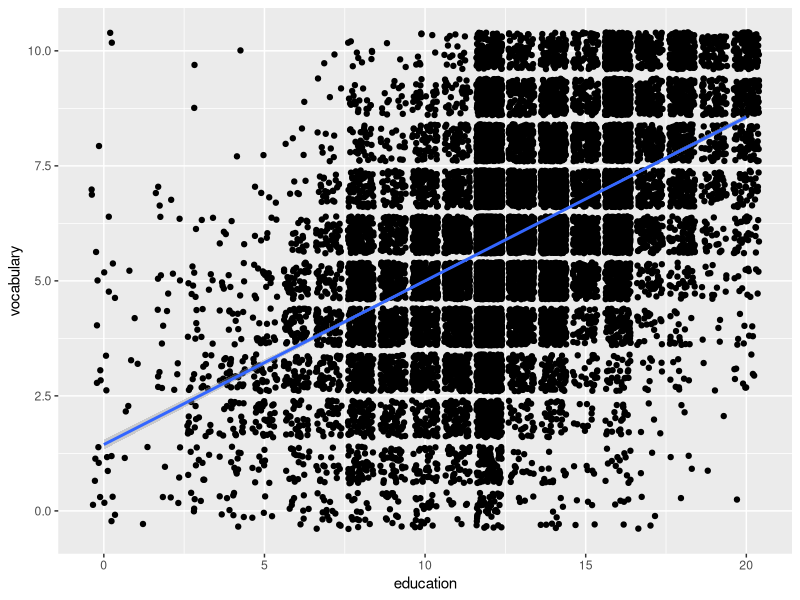
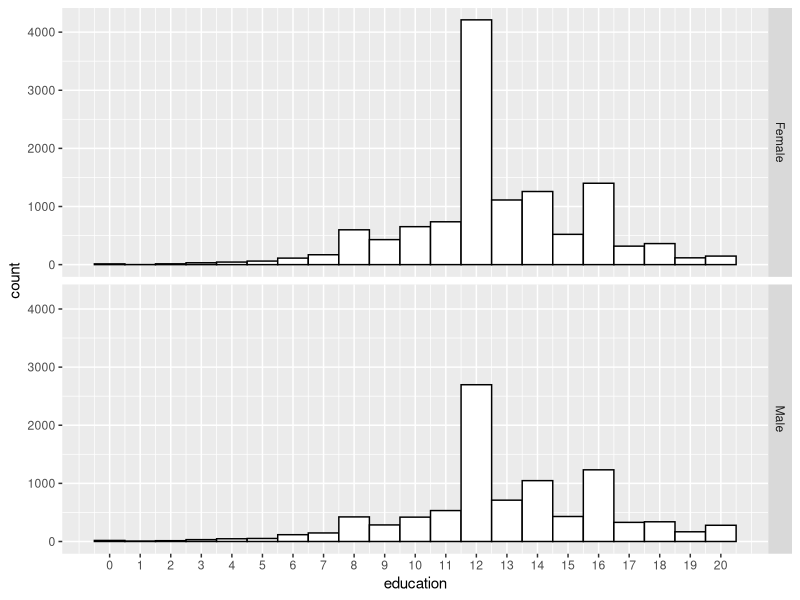
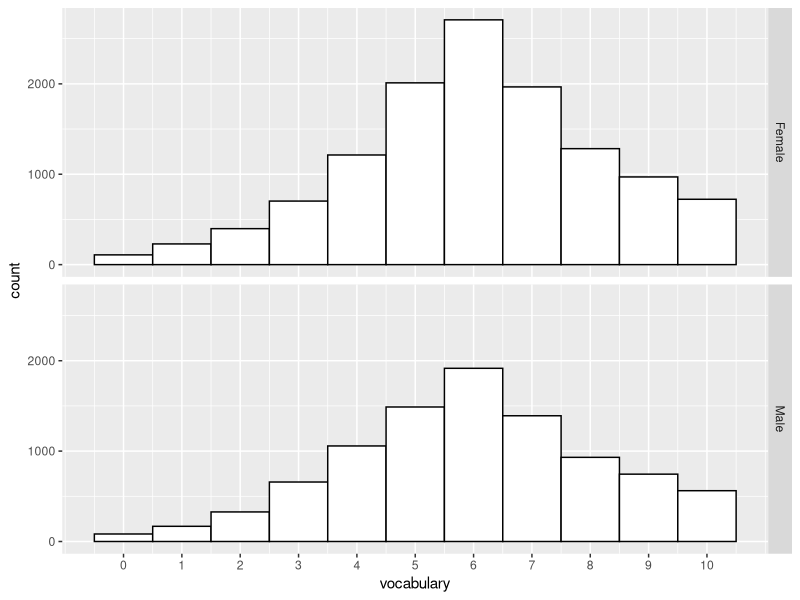
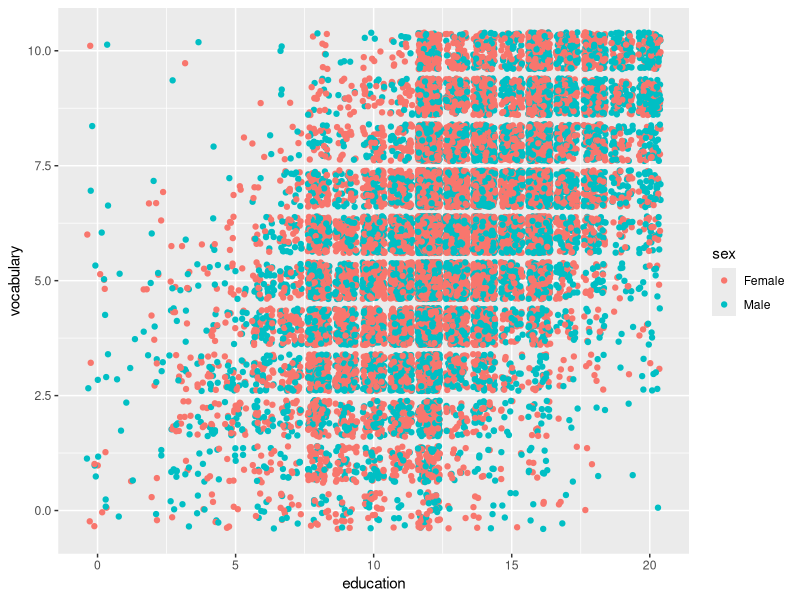
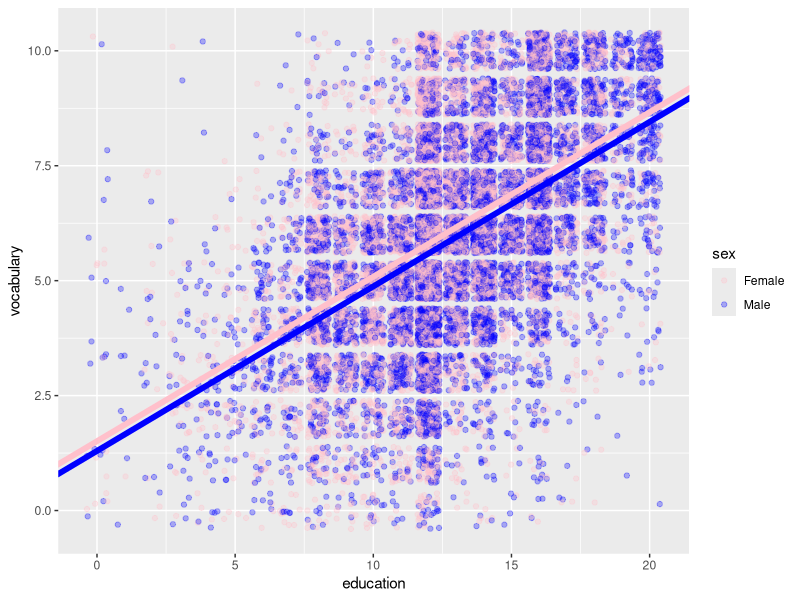
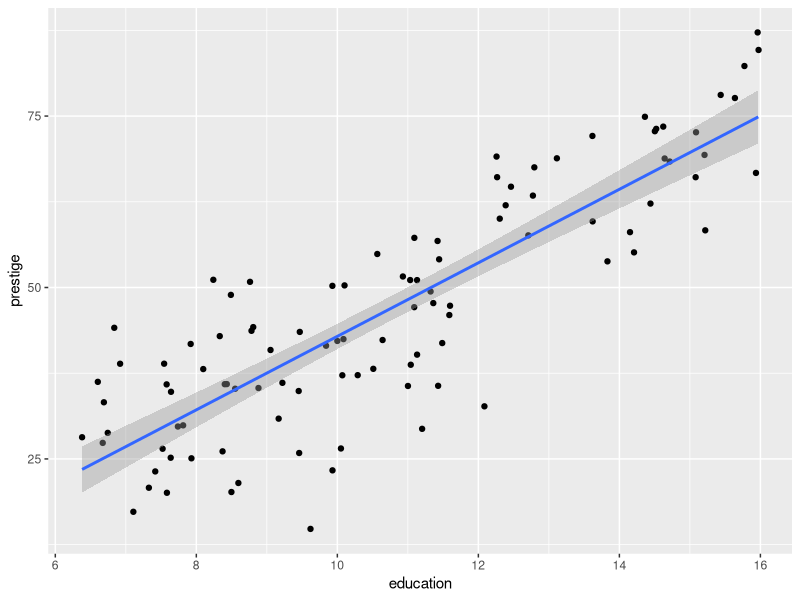
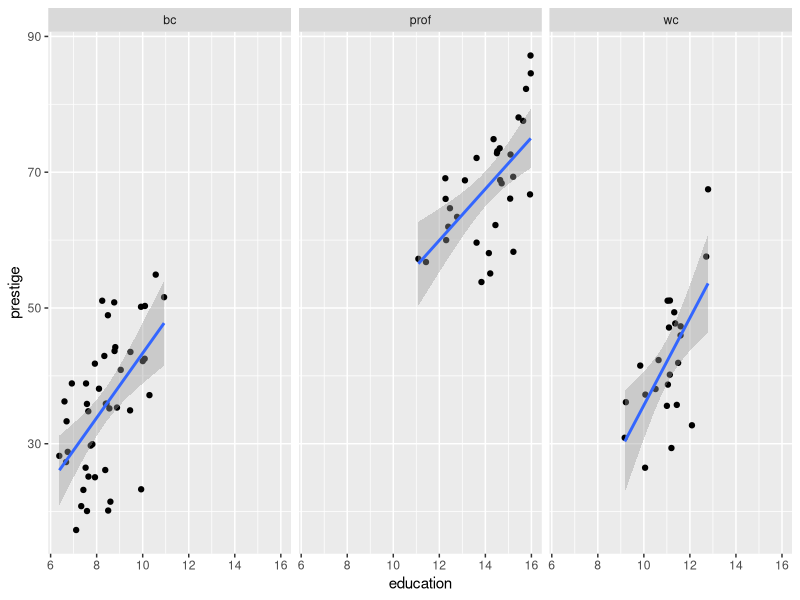
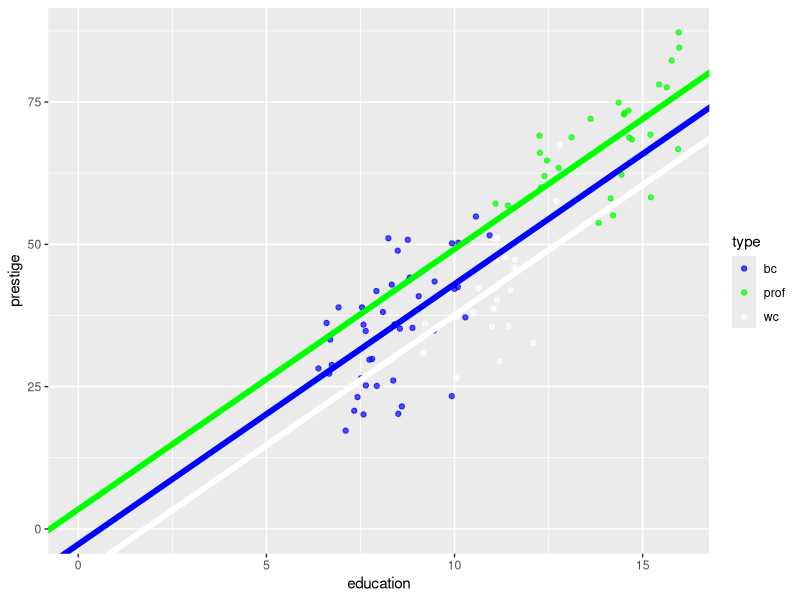

Recreate these plots in R, in order.
## ---- chunk 1
library(dplyr)
library(ggplot2)
library(broom)
## ---- chunk 2
data <- read.table("data/Vocabulary.txt", header=TRUE)
data <- tbl_df(data)
p <- ggplot(data, aes(x=education, y=vocabulary))
p + geom_jitter() + stat_smooth(method = "lm")
## ---- chunk 3
p <- ggplot(data, aes(x=education))
p + geom_histogram(binwidth=1, colour="black", fill="white", origin = -0.5) +
  scale_x_continuous(breaks=0:20) +
  facet_grid(sex ~ .) 
## ---- chunk 4
p <- ggplot(data, aes(x=vocabulary))
p + geom_histogram(binwidth=1, colour="black", fill="white", origin = -0.5) +
  scale_x_continuous(breaks=0:10) +
  facet_grid(sex ~ .) 
## ---- chunk 5
p <- ggplot(data, aes(x=education, y=vocabulary, colour=sex))
p + geom_jitter() 
## ---- chunk 6
fit <- lm(vocabulary ~ education + sex, data = data)
tidy(fit)
## ---- chunk 7
data <- mutate(data, female = as.numeric(sex=="Female"))
data
## ---- chunk 8
fit <- lm(vocabulary ~ education + female, data = data)
fit.df <- tidy(fit)
print(fit.df)
## ---- chunk 9
inter.male <- as.numeric(filter(fit.df, term=="(Intercept)") %>%
                         select(estimate))
inter.female <- inter.male + as.numeric(filter(fit.df, term=="female") %>%
                                        select(estimate))
slope <- as.numeric(filter(fit.df, term=="education") %>%
                      select(estimate))
## ---- chunk 10
line.size <- 2
p <- ggplot(data, aes(x=education, y=vocabulary, colour=sex))
p + geom_jitter(alpha=0.3) + 
  scale_color_manual(values = c("pink", "blue")) +
  geom_abline(intercept = inter.male, slope = slope, colour="blue", size=line.size) +
  geom_abline(intercept = inter.female, slope = slope, colour="pink", size=line.size)
## ---- chunk 11
data <- read.table("data/Prestige.txt", header=TRUE)
head(data)
data <- tbl_df(data)
data
## ---- chunk 12
data <- read.table("data/Prestige.txt", header=TRUE)
data$occupation <- rownames(data)
rownames(data) <- NULL
data <- tbl_df(data)
data
## ---- chunk 13
p <- ggplot(data, aes(x=education, y=prestige))
p + geom_jitter() + stat_smooth(method = "lm")
## ---- chunk 14
data <- filter(data, !is.na(type))
p <- ggplot(data, aes(x=education, y=prestige))
p + geom_jitter() +
  facet_grid(. ~ type) + 
  stat_smooth(method = "lm")  
## ---- chunk 15
fit <- lm(prestige ~ education + type, data = data)
fit.df <- tidy(fit)
print(fit.df)
## ---- chunk 16
inter.bc <- as.numeric(filter(fit.df, term=="(Intercept)") %>%
                         select(estimate))
inter.prof <- inter.bc + as.numeric(filter(fit.df, term=="typeprof") %>%
                                        select(estimate))
inter.wc <- inter.bc + as.numeric(filter(fit.df, term=="typewc") %>%
                                        select(estimate))
slope <- as.numeric(filter(fit.df, term=="education") %>%
                      select(estimate))
## ---- chunk 17
line.size <- 2
p <- ggplot(data, aes(x=education, y=prestige, colour=type))
p + geom_jitter(alpha=0.7) + 
  scale_color_manual(values = c("blue", "green", "white")) +
  geom_abline(intercept = inter.bc, slope = slope, colour="blue", size=line.size) +
  geom_abline(intercept = inter.prof, slope = slope, colour="green", size=line.size) +
  geom_abline(intercept = inter.wc, slope = slope, colour="white", size=line.size) +
  expand_limits(x = 0, y = 0)
## ---- chunk 18
data <- read.table("data/Vocabulary.txt", header=TRUE)
data <- tbl_df(data)
p <- ggplot(data, aes(x=education, y=vocabulary, colour=sex))
p + geom_jitter() +
  scale_color_manual(values = c("pink", "blue"))
## ---- chunk 19
data <- mutate(data, female = as.numeric(sex=="Female"))
fit <- lm(vocabulary ~ education + female + education:female, data = data)
fit.df <- tidy(fit)
print(fit.df)
## ---- chunk 20
inter.male <- as.numeric(filter(fit.df, term=="(Intercept)") %>%
                         select(estimate))
inter.female <- inter.male + as.numeric(filter(fit.df, term=="female") %>%
                                        select(estimate))
slope.male <- as.numeric(filter(fit.df, term=="education") %>%
                         select(estimate))
slope.female <- slope.male + as.numeric(filter(fit.df, term=="education:female") %>%
                                        select(estimate))
## ---- chunk 21
line.size <- 2
p <- ggplot(data, aes(x=education, y=vocabulary, colour=sex))
p + geom_jitter(alpha=0.7) + 
  scale_color_manual(values = c("pink", "blue")) +
  geom_abline(intercept = inter.male, slope = slope.male, colour="blue", size=line.size) +
  geom_abline(intercept = inter.female, slope = slope.female, colour="pink", size=line.size) +
  expand_limits(x = 0, y = 0)
## ---- chunk 22
data <- read.table("data/Prestige.txt", header=TRUE)
data$occupation <- rownames(data)
rownames(data) <- NULL
data <- tbl_df(data)
data <- filter(data, !is.na(type))
data
## ---- chunk 23
data <- mutate(data, prof = as.numeric(type=="prof"))
data <- mutate(data, white.collar = as.numeric(type=="wc"))
fit <- lm(prestige ~ education + prof + white.collar + education:type, data = data)
fit.df <- tidy(fit)
print(fit.df)
## ---- chunk 24
inter.bc <- as.numeric(filter(fit.df, term=="(Intercept)") %>%
                         select(estimate))
inter.wc <- inter.bc + as.numeric(filter(fit.df, term=="white.collar") %>%
                                  select(estimate))
inter.prof <- inter.bc + as.numeric(filter(fit.df, term=="prof") %>%
                                  select(estimate))
slope.bc <- as.numeric(filter(fit.df, term=="education") %>%
                         select(estimate))
slope.wc <- slope.bc + as.numeric(filter(fit.df, term=="education:typewc") %>%
                                        select(estimate))
slope.prof <- slope.bc + as.numeric(filter(fit.df, term=="education:typeprof") %>%
                                        select(estimate))
## ---- chunk 25
line.size <- 2
p <- ggplot(data, aes(x=education, y=prestige, colour=type))
p + geom_jitter(alpha=0.7) + 
  scale_color_manual(values = c("blue", "green", "white")) +
  geom_abline(intercept = inter.bc, slope = slope.bc, colour="blue", size=line.size) +
  geom_abline(intercept = inter.prof, slope = slope.prof, colour="green", size=line.size) +
  geom_abline(intercept = inter.wc, slope = slope.wc, colour="white", size=line.size) +
  expand_limits(x = 0, y = 0)
## ---- chunk 26
sessionInfo()
